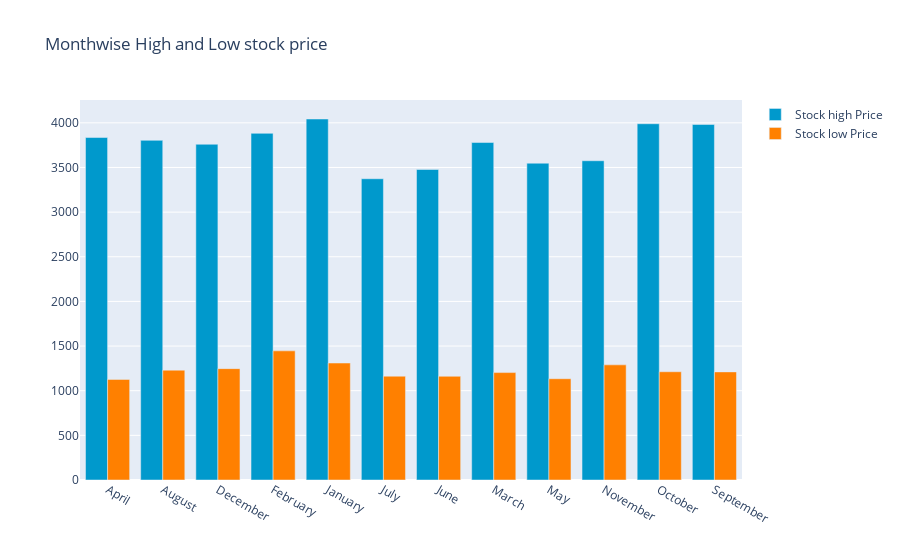

Notebook code cell kept with this figure:
### Code cell
fig = go.Figure()
fig.add_trace(go.Bar(
    x=monthvise_high.index,
    y=monthvise_high,
    name='Stock high Price',
    marker_color='rgb(0, 153, 204)'
))
fig.add_trace(go.Bar(
    x=monthvise_low.index,
    y=monthvise_low,
    name='Stock low Price',
    marker_color='rgb(255, 128, 0)'
))

fig.update_layout(barmode='group', 
                  title=' Monthwise High and Low stock price')
fig.show()

### Figure 1 — Plotly figure (JSON) as saved in the notebook; plotly's stock layout.template omitted (floating-point values rounded to 4 significant figures)
{"data": [{"marker": {"color": "rgb(0, 153, 204)"}, "name": "Stock high Price", "type": "bar", "x": ["April", "August", "December", "February", "January", "July", "June", "March", "May", "November", "October", "September"], "y": [3836.0, 3804.0, 3760, 3882.0, 4043, 3374, 3477.0, 3780.0, 3548.0, 3576.0, 3990.0, 3982.0]}, {"marker": {"color": "rgb(255, 128, 0)"}, "name": "Stock low Price", "type": "bar", "x": ["April", "August", "December", "February", "January", "July", "June", "March", "May", "November", "October", "September"], "y": [1126.0, 1230.0, 1247.0, 1446.0, 1310.0, 1163.0, 1162.0, 1203, 1134.0, 1289.0, 1212.0, 1211.0]}], "layout": {"barmode": "group", "title": {"text": " Monthwise High and Low stock price"}}}
